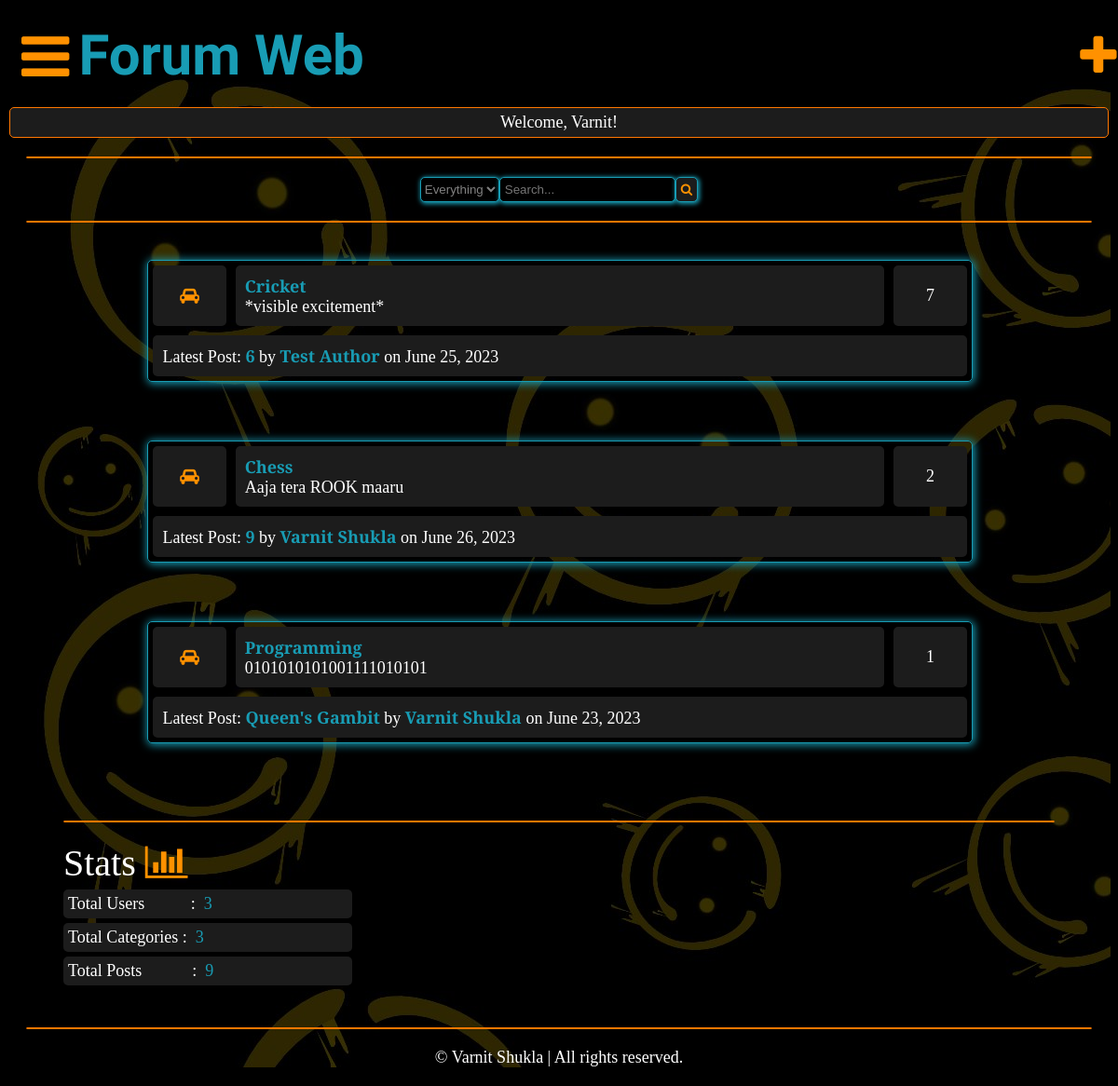
The app's page / (signed in) with its own data.
### members/models.py (models this page shows, shortened)
class Category(models.Model):
    title = models.CharField(max_length=50)
    slug = models.SlugField(max_length=400, unique=True, blank=True)
    description = models.TextField(default="Description")
    class Meta:
        verbose_name_plural = "Categories"
    def get_url(self):
        return reverse("posts", kwargs={"slug": self.slug})
    @property
    def get_post_count(self):
        return Post.objects.filter(categories=self,approved=True).count()
    @property
    def get_last_post(self):
        return Post.objects.filter(categories=self,approved=True).latest("date")

class Post(models.Model):
    title = models.CharField(max_length=200)
    slug = models.SlugField(max_length=400, unique=True, blank=True)
    user = models.ForeignKey(Author, on_delete=models.CASCADE)
    content = models.TextField()
    categories = models.ManyToManyField(Category)
    date = models.DateTimeField(auto_now_add=True)
    hitcount_generic = GenericRelation(HitCount, object_id_field='object_pk', related_query_name='hit_count_generic_relation')
    tags = TaggableManager()
    comments = models.ManyToManyField(Comment, blank=True)
    approved = models.BooleanField(default=False)
    def get_url(self):
        return reverse("details", kwargs={"slug": self.slug})

class Author(models.Model):
    user = models.ForeignKey(User, on_delete=models.CASCADE)
    fullname = models.CharField(max_length=40, blank=True, null=True)
    slug = models.SlugField(max_length=400, unique=True, blank=True)
    bio = models.TextField(blank=True, null=True)
    points = models.IntegerField(default=0)
    profile_pic = ResizedImageField(size=[50, 80], quality=100, upload_to="authors", default= None, null=True)

### members/views.py (the view)
# urls.py: 2. Add a URL to urlpatterns:  path('', views.home, name='home')
def home(request):
    forums = Category.objects.all()
    num_posts = Post.objects.filter(approved=True).count()
    num_users = User.objects.all().count()
    num_categories = forums.count()
    context ={
        "forums": forums,
        "num_posts": num_posts,
        "num_users": num_users,
        "num_categories": num_categories,
        "title" : "Home"
    }
    return render(request, "home.html", context)

### templates/home.html (shortened to what this page needs)
{% extends 'base.html' %}
{%block content%}
{% if user.is_authenticated %}
    <form action="{% url 'searchresult_home' %}" role="form" method="GET">
    <div class="searchbox">
            <select name="dropdown_home" id="dropdown_home">
                <option value="Everything">Everything</option>
            </select>
            <input type="text" name="searchquery_home" id="searchquery_home" placeholder="Search...">
            <button type="submit" name="search_home" id="search_home"><i class="fa fa-search"></i></button>
    </div>
    </form>
    <div class="separator"></div>
    <div class="container">
    {% for forum in forums %}
        <div class="subforum">
            <div class="col icon">
                <i class="fa fa-car center"></i>
            </div>
            <div class="col description">
                <div><a href="{{forum.get_url}}">{{forum.title}}</a></div>
                {{forum.description}}
            </div>
            <div class="col stats">{{forum.get_post_count}}</div>
            {% if forum.get_post_count is not 0 %}
            <div class="col latest">Latest Post:&nbsp;<a href="{{forum.get_last_post.get_url}}">{{forum.get_last_post.title}}</a>&nbsp;by&nbsp;<a
                    href="{  }">{{forum.get_last_post.user.fullname|title}}</a>&nbsp;on {{forum.get_last_post.date|date}}</div>
            {% endif %}
        </div>
        <br>
        <br>
        <br>
        {% endfor %}
        <div class="separator"></div>
        <div class="frmstats">
            <span class="chart">Stats&nbsp;<i class="fa fa-bar-chart"></i></span>
            <div class="statscol">Total Users&nbsp;&nbsp;&nbsp;&nbsp;&nbsp;&nbsp;&nbsp;&nbsp;&nbsp;&nbsp;&nbsp;: &nbsp;<span style="color: rgb(24, 156, 180);">{{num_users}}</span></div>
            <div class="statscol">Total Categories&nbsp;: &nbsp;<span style="color: rgb(24, 156, 180);">{{num_categories}}</span></div>
            <div class="statscol">Total Posts&nbsp;&nbsp;&nbsp;&nbsp;&nbsp;&nbsp;&nbsp;&nbsp;&nbsp;&nbsp;&nbsp;&nbsp;: &nbsp;<span style="color: rgb(24, 156, 180);">{{num_posts}}</span></div>
        </div>
    </div>
    {% else %}
<br><br><br><br>
<h1 style="color:rgb(24, 156, 180); text-align: center;"> You are not logged in! </h1>
<br><br><br><br>
{% endif %}
    {%endblock content%}

### templates/base.html (shortened to what this page needs)
{% load static %}
<!DOCTYPE html>
<html lang="en">
<head>
    <link rel="stylesheet" href="{% static 'style.css' %}">
    <link rel="stylesheet" href="https://cdnjs.cloudflare.com/ajax/libs/font-awesome/4.7.0/css/font-awesome.min.css">
</head>
<body>
    <header>
        <div class="navbar">
            <a href="#" class="baricon" id="baricon" onclick="hideBar()"><i class="fa fa-bars"></i></a>
            <div class="logo">
                <a href="{% url 'home' %}">Forum Web</a>
            </div>
            {% if user.is_authenticated %}
            <div class="newpost">
            <a href="{% url 'post_creation' %}"><i class="fa fa-plus"></i></a>
            </div>
        </div>
        <div class="user">
            Welcome, {{user.username}}!
        </div>
            {% else %}
        </div>
        {% endif %}
    </header>
    <div class="separator"></div>
    {% block content %}
    {% endblock content %}
    <div class="separator"></div>
    <footer>
        <span class="footer">© Varnit Shukla | All rights reserved.</span>
    </footer>
</body>
</html>

### static/style.css (style rules this page uses)
html { background-color: black; color: rgb(255, 255, 255); font-family: 'Slabo 27px', serif; font-size: 18px; }
a { color: rgb(24, 156, 180); text-decoration: none; font-weight: bolder; }
i { color: rgb(255, 145, 0); }
body { background-image: url("bgimg.jpg"); }
.container { margin: 20px; padding: 20px; }
.subforum { display: grid; margin-left: 10%; width: 80%; grid-template-columns: 10% 80% 10%; justify-content: space-evenly; align-content: space-evenly; border: 1px solid rgb(24, 156, 180); border-radius: 5px; box-shadow: 1px 1px 10px 1px rgb(24, 156, 180); }
.col { background-color: rgb(28, 28, 28); padding: 10px; margin: 5px; border-radius: 5px; display: flex; justify-content: center; align-items: center; }
.description { display: block; }
.latest { grid-row: 2; grid-column: 1 / span 3; display: block; }
.icon { display: flex; color: rgb(24, 156, 180); justify-content: center; align-items: center; }
.separator { border: 1px solid rgb(255, 119, 0); border-radius: 5px; margin: 20px; }
.navbar { display: flex; align-items: center; padding: 10px; margin: 5px; }
.baricon { font-size: 60px; display: inline-block; cursor: pointer; margin-right: 10px; color: rgb(254, 254, 254); }
.logo { font-family: 'Staatliches', cursive; font-size: 60px; }
.searchbox { margin: 20px; display: flex; justify-content: center; }
.searchbox select { border-radius: 5px; background-color: black; border: 1px solid rgb(24, 156, 180); color: gray; box-shadow: 1px 1px 5px 1px rgb(24, 156, 180); }
.searchbox input { border-radius: 5px; background-color: black; color: gray; border: 1px solid rgb(24, 156, 180); padding: 5px; box-shadow: 1px 1px 5px 1px rgb(24, 156, 180); }
.searchbox button { border-radius: 5px; border: 1px solid rgb(24, 156, 180); padding: 5px; background-color: rgb(28, 28, 28); color: rgb(24, 156, 180); box-shadow: 1px 1px 5px 1px rgb(24, 156, 180); }
.chart { margin: 20px; font-size: 40px; }
.statscol { display: block; padding: 5px; margin: 5px; margin-left: 20px; width: 300px; background-color: rgb(28, 28, 28); border-radius: 5px; }
.footer { margin: 20px; display: flex; justify-content: center; }
.user { flex: 20%; background-color: rgb(28, 28, 28); border-radius: 5px; padding: 5px; margin: 2px; border-color: rgb(255, 119, 0); border-style: solid; border-width: 1px; text-align: center; }
.navbar { display: grid; grid-template-columns: max-content auto 5%; }
.navbar .logo { text-align: left; }
.newpost { font-size: 50px; color: rgb(24, 156, 180); margin-left: 40px; }

### records on screen
Category: title "Cricket", description "*visible excitement*", get_post_count "7", get_last_post "6", get_last_post.user.fullname "Test Author", get_last_post "June 25, 2023"
Category: title "Chess", description "Aaja tera ROOK maaru", get_post_count "2", get_last_post "9", get_last_post.user.fullname "Varnit Shukla", get_last_post "June 26, 2023"
Category: title "Programming", description "0101010101001111010101", get_post_count "1", get_last_post "Queen's Gambit", get_last_post.user.fullname "Varnit Shukla", get_last_post "June 23, 2023"

### other values on screen
{{ user.username }} "Varnit"
{{ num_users }} "3"
{{ num_categories }} "3"
{{ num_posts }} "9"
